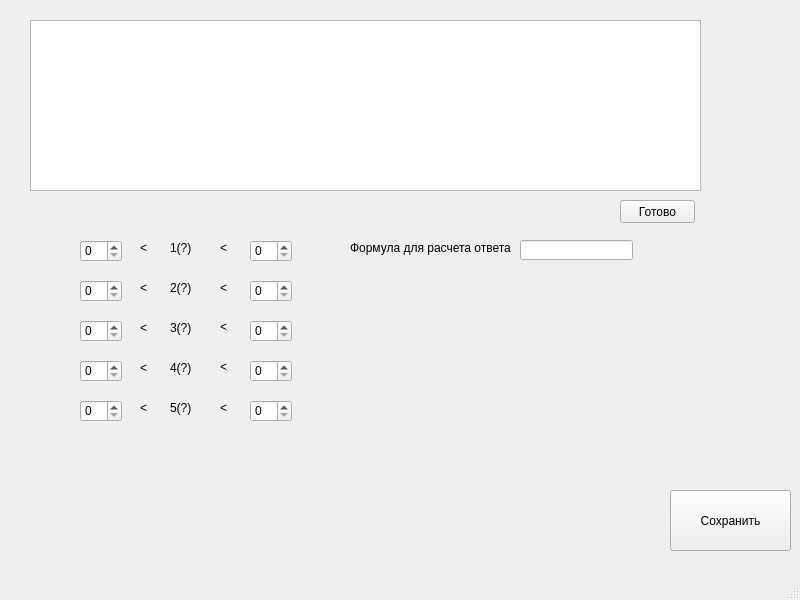
<?xml version="1.0" encoding="UTF-8"?>
<ui version="4.0">
 <class>MainWindow</class>
 <widget class="QMainWindow" name="MainWindow">
  <property name="geometry">
   <rect>
    <x>0</x>
    <y>0</y>
    <width>800</width>
    <height>600</height>
   </rect>
  </property>
  <property name="windowTitle">
   <string>MainWindow</string>
  </property>
  <widget class="QWidget" name="centralwidget">
   <widget class="QPushButton" name="pushButton">
    <property name="geometry">
     <rect>
      <x>670</x>
      <y>490</y>
      <width>121</width>
      <height>61</height>
     </rect>
    </property>
    <property name="text">
     <string>Сохранить</string>
    </property>
   </widget>
   <widget class="QPlainTextEdit" name="plainTextEdit">
    <property name="geometry">
     <rect>
      <x>30</x>
      <y>20</y>
      <width>671</width>
      <height>171</height>
     </rect>
    </property>
    <property name="plainText">
     <string/>
    </property>
   </widget>
   <widget class="QLabel" name="label_2">
    <property name="geometry">
     <rect>
      <x>170</x>
      <y>240</y>
      <width>21</width>
      <height>16</height>
     </rect>
    </property>
    <property name="text">
     <string>1(?)</string>
    </property>
   </widget>
   <widget class="QLabel" name="label_1">
    <property name="geometry">
     <rect>
      <x>140</x>
      <y>240</y>
      <width>21</width>
      <height>16</height>
     </rect>
    </property>
    <property name="text">
     <string>&lt;</string>
    </property>
   </widget>
   <widget class="QLabel" name="label_3">
    <property name="geometry">
     <rect>
      <x>220</x>
      <y>240</y>
      <width>16</width>
      <height>16</height>
     </rect>
    </property>
    <property name="text">
     <string>&lt;</string>
    </property>
   </widget>
   <widget class="QSpinBox" name="spinBox">
    <property name="geometry">
     <rect>
      <x>80</x>
      <y>240</y>
      <width>42</width>
      <height>22</height>
     </rect>
    </property>
   </widget>
   <widget class="QLabel" name="label_5">
    <property name="geometry">
     <rect>
      <x>170</x>
      <y>280</y>
      <width>21</width>
      <height>16</height>
     </rect>
    </property>
    <property name="text">
     <string>2(?)</string>
    </property>
   </widget>
   <widget class="QSpinBox" name="spinBox_3">
    <property name="geometry">
     <rect>
      <x>80</x>
      <y>280</y>
      <width>42</width>
      <height>22</height>
     </rect>
    </property>
   </widget>
   <widget class="QSpinBox" name="spinBox_4">
    <property name="geometry">
     <rect>
      <x>250</x>
      <y>280</y>
      <width>42</width>
      <height>22</height>
     </rect>
    </property>
   </widget>
   <widget class="QSpinBox" name="spinBox_2">
    <property name="geometry">
     <rect>
      <x>250</x>
      <y>240</y>
      <width>42</width>
      <height>22</height>
     </rect>
    </property>
   </widget>
   <widget class="QLabel" name="label_6">
    <property name="geometry">
     <rect>
      <x>220</x>
      <y>280</y>
      <width>16</width>
      <height>16</height>
     </rect>
    </property>
    <property name="text">
     <string>&lt;</string>
    </property>
   </widget>
   <widget class="QLabel" name="label_4">
    <property name="geometry">
     <rect>
      <x>140</x>
      <y>280</y>
      <width>21</width>
      <height>16</height>
     </rect>
    </property>
    <property name="text">
     <string>&lt;</string>
    </property>
   </widget>
   <widget class="QLineEdit" name="lineEdit">
    <property name="geometry">
     <rect>
      <x>520</x>
      <y>240</y>
      <width>113</width>
      <height>20</height>
     </rect>
    </property>
   </widget>
   <widget class="QLabel" name="label_404">
    <property name="geometry">
     <rect>
      <x>350</x>
      <y>240</y>
      <width>161</width>
      <height>16</height>
     </rect>
    </property>
    <property name="text">
     <string>Формула для расчета ответа:</string>
    </property>
   </widget>
   <widget class="QPushButton" name="pushButton_2">
    <property name="geometry">
     <rect>
      <x>620</x>
      <y>200</y>
      <width>75</width>
      <height>23</height>
     </rect>
    </property>
    <property name="text">
     <string>Готово</string>
    </property>
   </widget>
   <widget class="QLabel" name="label_8">
    <property name="geometry">
     <rect>
      <x>170</x>
      <y>320</y>
      <width>21</width>
      <height>16</height>
     </rect>
    </property>
    <property name="text">
     <string>3(?)</string>
    </property>
   </widget>
   <widget class="QLabel" name="label_9">
    <property name="geometry">
     <rect>
      <x>220</x>
      <y>320</y>
      <width>47</width>
      <height>13</height>
     </rect>
    </property>
    <property name="text">
     <string>&lt;</string>
    </property>
   </widget>
   <widget class="QSpinBox" name="spinBox_6">
    <property name="geometry">
     <rect>
      <x>250</x>
      <y>320</y>
      <width>42</width>
      <height>22</height>
     </rect>
    </property>
   </widget>
   <widget class="QLabel" name="label_7">
    <property name="geometry">
     <rect>
      <x>140</x>
      <y>320</y>
      <width>16</width>
      <height>16</height>
     </rect>
    </property>
    <property name="text">
     <string>&lt;</string>
    </property>
   </widget>
   <widget class="QSpinBox" name="spinBox_5">
    <property name="geometry">
     <rect>
      <x>80</x>
      <y>320</y>
      <width>42</width>
      <height>22</height>
     </rect>
    </property>
   </widget>
   <widget class="QLabel" name="label_11">
    <property name="geometry">
     <rect>
      <x>170</x>
      <y>360</y>
      <width>21</width>
      <height>16</height>
     </rect>
    </property>
    <property name="text">
     <string>4(?)</string>
    </property>
   </widget>
   <widget class="QLabel" name="label_12">
    <property name="geometry">
     <rect>
      <x>220</x>
      <y>360</y>
      <width>47</width>
      <height>13</height>
     </rect>
    </property>
    <property name="text">
     <string>&lt;</string>
    </property>
   </widget>
   <widget class="QSpinBox" name="spinBox_7">
    <property name="geometry">
     <rect>
      <x>250</x>
      <y>360</y>
      <width>42</width>
      <height>22</height>
     </rect>
    </property>
   </widget>
   <widget class="QLabel" name="label_10">
    <property name="geometry">
     <rect>
      <x>140</x>
      <y>360</y>
      <width>16</width>
      <height>16</height>
     </rect>
    </property>
    <property name="text">
     <string>&lt;</string>
    </property>
   </widget>
   <widget class="QSpinBox" name="spinBox_8">
    <property name="geometry">
     <rect>
      <x>80</x>
      <y>360</y>
      <width>42</width>
      <height>22</height>
     </rect>
    </property>
   </widget>
   <widget class="QLabel" name="label_14">
    <property name="geometry">
     <rect>
      <x>170</x>
      <y>400</y>
      <width>21</width>
      <height>16</height>
     </rect>
    </property>
    <property name="text">
     <string>5(?)</string>
    </property>
   </widget>
   <widget class="QLabel" name="label_15">
    <property name="geometry">
     <rect>
      <x>220</x>
      <y>400</y>
      <width>16</width>
      <height>16</height>
     </rect>
    </property>
    <property name="text">
     <string>&lt;</string>
    </property>
   </widget>
   <widget class="QSpinBox" name="spinBox_9">
    <property name="geometry">
     <rect>
      <x>250</x>
      <y>400</y>
      <width>42</width>
      <height>22</height>
     </rect>
    </property>
   </widget>
   <widget class="QLabel" name="label_13">
    <property name="geometry">
     <rect>
      <x>140</x>
      <y>400</y>
      <width>21</width>
      <height>16</height>
     </rect>
    </property>
    <property name="text">
     <string>&lt;</string>
    </property>
   </widget>
   <widget class="QSpinBox" name="spinBox_10">
    <property name="geometry">
     <rect>
      <x>80</x>
      <y>400</y>
      <width>42</width>
      <height>22</height>
     </rect>
    </property>
   </widget>
  </widget>
  <widget class="QMenuBar" name="menubar">
   <property name="geometry">
    <rect>
     <x>0</x>
     <y>0</y>
     <width>800</width>
     <height>21</height>
    </rect>
   </property>
  </widget>
  <widget class="QStatusBar" name="statusbar"/>
 </widget>
 <resources/>
 <connections/>
</ui>
